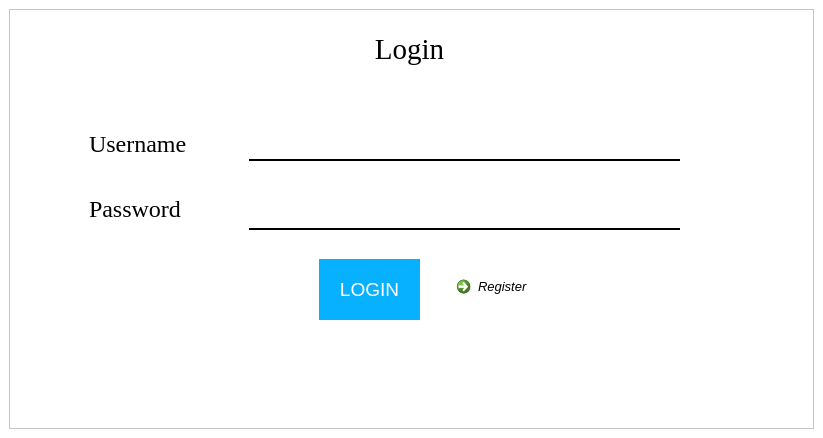
<?xml version="1.0" encoding="UTF-8"?>
<ui version="4.0">
 <class>loginWindow</class>
 <widget class="QMainWindow" name="loginWindow">
  <property name="geometry">
   <rect>
    <x>0</x>
    <y>0</y>
    <width>823</width>
    <height>438</height>
   </rect>
  </property>
  <property name="maximumSize">
   <size>
    <width>823</width>
    <height>438</height>
   </size>
  </property>
  <property name="windowTitle">
   <string>Login</string>
  </property>
  <property name="styleSheet">
   <string notr="true">*{
	background-color: white;
	
}</string>
  </property>
  <widget class="QWidget" name="centralwidget">
   <layout class="QGridLayout" name="gridLayout_2">
    <item row="0" column="0">
     <layout class="QGridLayout" name="gridLayout">
      <item row="0" column="0">
       <widget class="QFrame" name="frame">
        <property name="styleSheet">
         <string notr="true">*{
	background-color: white;
	font-style: Times New Roman;
}</string>
        </property>
        <property name="frameShape">
         <enum>QFrame::StyledPanel</enum>
        </property>
        <property name="frameShadow">
         <enum>QFrame::Raised</enum>
        </property>
        <widget class="QLabel" name="label">
         <property name="geometry">
          <rect>
           <x>320</x>
           <y>10</y>
           <width>161</width>
           <height>61</height>
          </rect>
         </property>
         <property name="font">
          <font>
           <family>Times New Roman</family>
           <weight>50</weight>
           <italic>false</italic>
           <bold>false</bold>
          </font>
         </property>
         <property name="text">
          <string>&lt;html&gt;&lt;head/&gt;&lt;body&gt;&lt;p align=&quot;center&quot;&gt;&lt;span style=&quot; font-size:22pt;&quot;&gt;Login&lt;/span&gt;&lt;/p&gt;&lt;/body&gt;&lt;/html&gt;</string>
         </property>
        </widget>
        <widget class="QLabel" name="label_2">
         <property name="geometry">
          <rect>
           <x>80</x>
           <y>115</y>
           <width>141</width>
           <height>41</height>
          </rect>
         </property>
         <property name="font">
          <font>
           <family>Times New Roman</family>
          </font>
         </property>
         <property name="text">
          <string>&lt;html&gt;&lt;head/&gt;&lt;body&gt;&lt;p&gt;&lt;span style=&quot; font-size:18pt;&quot;&gt;Username&lt;/span&gt;&lt;/p&gt;&lt;/body&gt;&lt;/html&gt;</string>
         </property>
        </widget>
        <widget class="QLabel" name="label_3">
         <property name="geometry">
          <rect>
           <x>80</x>
           <y>180</y>
           <width>121</width>
           <height>41</height>
          </rect>
         </property>
         <property name="font">
          <font>
           <family>Times New Roman</family>
          </font>
         </property>
         <property name="text">
          <string>&lt;html&gt;&lt;head/&gt;&lt;body&gt;&lt;p&gt;&lt;span style=&quot; font-size:18pt;&quot;&gt;Password&lt;/span&gt;&lt;/p&gt;&lt;/body&gt;&lt;/html&gt;</string>
         </property>
        </widget>
        <widget class="QLineEdit" name="usernameField">
         <property name="geometry">
          <rect>
           <x>240</x>
           <y>111</y>
           <width>431</width>
           <height>41</height>
          </rect>
         </property>
         <property name="styleSheet">
          <string notr="true">*{
	border: none;
	border-bottom: 2px solid rgb(0, 0, 0);
	font-size: 16px;
}</string>
         </property>
        </widget>
        <widget class="QLineEdit" name="passwordField">
         <property name="geometry">
          <rect>
           <x>240</x>
           <y>180</y>
           <width>431</width>
           <height>41</height>
          </rect>
         </property>
         <property name="styleSheet">
          <string notr="true">*{
	border: none;
	border-bottom: 2px solid rgb(0, 0, 0);
	font-size: 19px;
}</string>
         </property>
        </widget>
        <widget class="QPushButton" name="loginBtn">
         <property name="geometry">
          <rect>
           <x>310</x>
           <y>250</y>
           <width>101</width>
           <height>61</height>
          </rect>
         </property>
         <property name="styleSheet">
          <string notr="true">*{
	color: white;
	background-color: rgb(8, 177, 255);
	border: none;
	font-size: 19px;
	font-style: Times New Roman
}</string>
         </property>
         <property name="text">
          <string>LOGIN</string>
         </property>
        </widget>
        <widget class="QCommandLinkButton" name="registerBtn">
         <property name="geometry">
          <rect>
           <x>440</x>
           <y>260</y>
           <width>222</width>
           <height>48</height>
          </rect>
         </property>
         <property name="font">
          <font>
           <family>Segoe UI</family>
           <pointsize>10</pointsize>
           <weight>50</weight>
           <italic>true</italic>
           <bold>false</bold>
          </font>
         </property>
         <property name="text">
          <string>Register</string>
         </property>
        </widget>
       </widget>
      </item>
     </layout>
    </item>
   </layout>
  </widget>
 </widget>
 <tabstops>
  <tabstop>usernameField</tabstop>
  <tabstop>passwordField</tabstop>
  <tabstop>loginBtn</tabstop>
  <tabstop>registerBtn</tabstop>
 </tabstops>
 <resources/>
 <connections/>
</ui>
